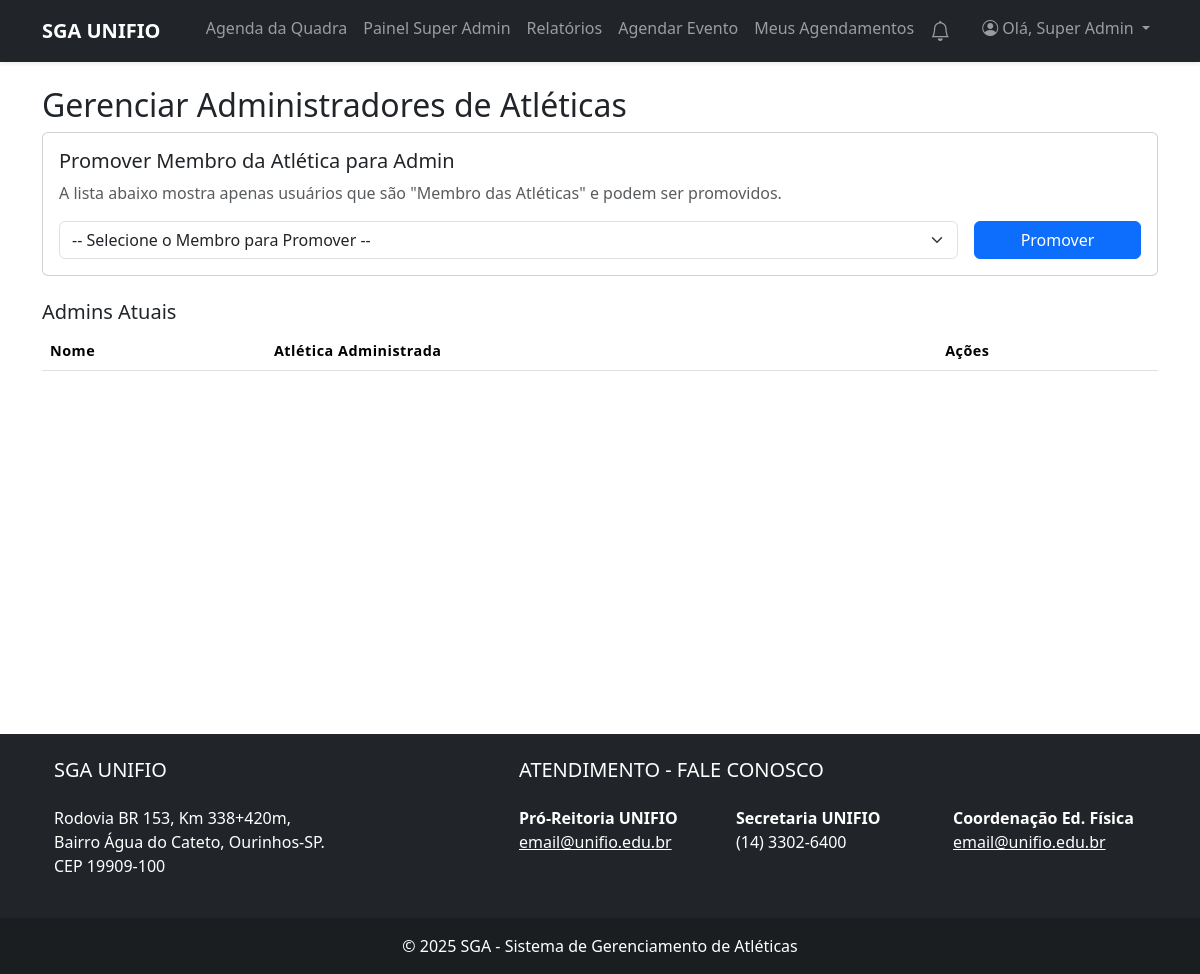
The page /public/super_admin/gerenciar_admins.php (signed in) on the database as committed earlier.
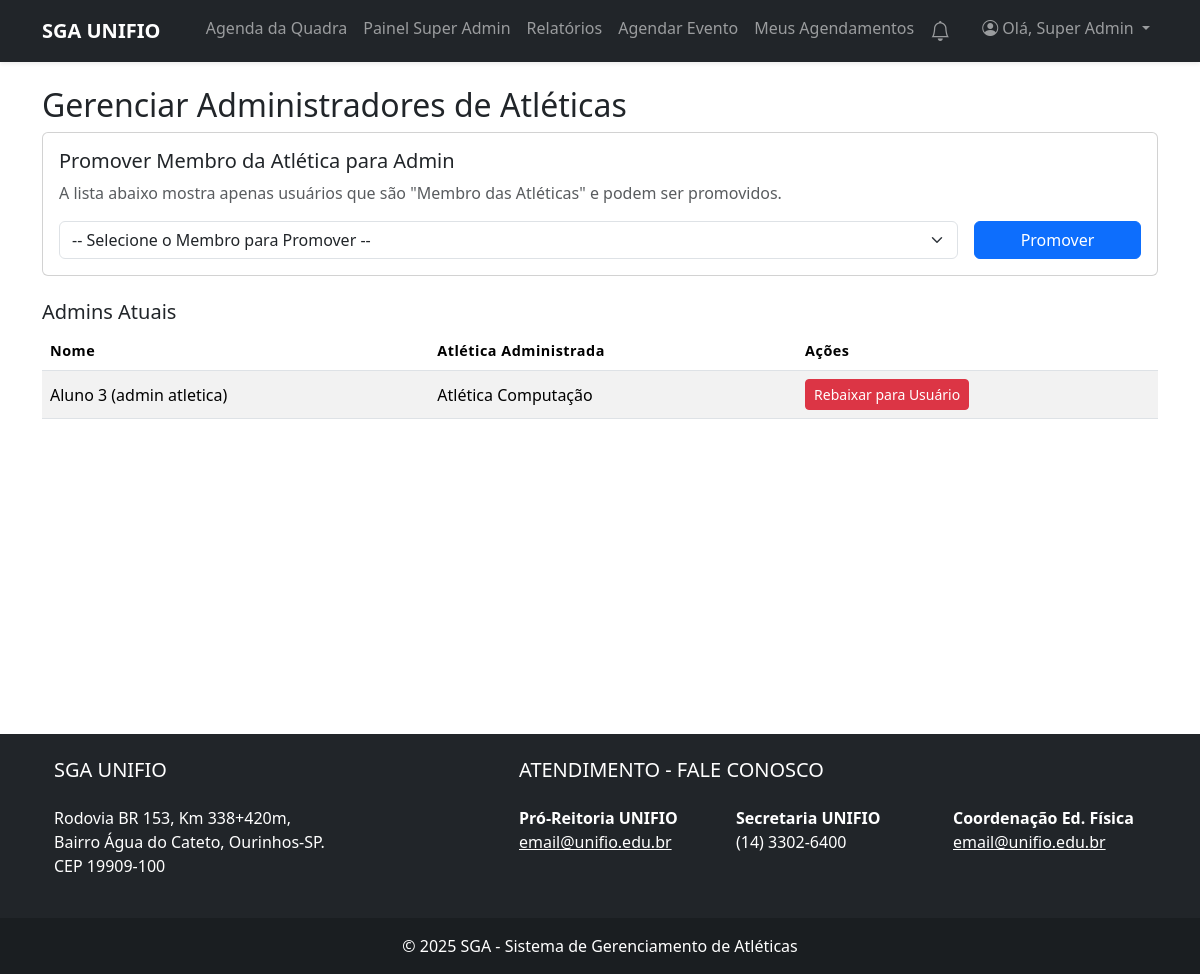
The same page on the database as committed later.
### tables this page shows
CREATE TABLE `usuarios` (
  `id` int(11) NOT NULL,
  `nome` varchar(255) NOT NULL,
  `email` varchar(255) NOT NULL,
  `senha` varchar(255) NOT NULL,
  `ra` varchar(20) DEFAULT NULL,
  `data_nascimento` date DEFAULT NULL,
  `curso_id` int(11) DEFAULT NULL,
  `role` enum('usuario','admin','superadmin') NOT NULL DEFAULT 'usuario',
  `atletica_id` int(11) DEFAULT NULL,
  `tipo_usuario_detalhado` enum('Membro das Atléticas','Professor','Aluno','Comunidade Externa') DEFAULT NULL,
  `is_coordenador` tinyint(1) NOT NULL DEFAULT 0,
  `atletica_join_status` enum('none','pendente','aprovado') NOT NULL DEFAULT 'none',
  `login_code` varchar(6) DEFAULT NULL,
  `login_code_expires` datetime DEFAULT NULL,
  `reset_token` varchar(255) DEFAULT NULL,
  `reset_token_expires` datetime DEFAULT NULL
);

CREATE TABLE `atleticas` (
  `id` int(11) NOT NULL,
  `nome` varchar(255) NOT NULL,
  `descricao` text DEFAULT NULL,
  `logo_url` varchar(255) DEFAULT NULL
);

### public/super_admin/gerenciar_admins.php (the view, shortened to what this page needs)
<?php
require_once '../../src/config/config.php';
$admins = $conexao->query("SELECT u.id, u.nome, a.nome as atletica_nome FROM usuarios u JOIN atleticas a ON u.atletica_id = a.id WHERE u.role = 'admin' ORDER BY u.nome");
?>
<?php include '../../templates/header.php'; ?>
    <h2>Gerenciar Administradores de Atléticas</h2>
    <div class="card mb-4"><div class="card-body">
            <h5>Promover Membro da Atlética para Admin</h5>
            <p class="text-muted">A lista abaixo mostra apenas usuários que são "Membro das Atléticas" e podem ser promovidos.</p>
            <form method="post" class="row g-3 align-items-center">
                <div class="col-md-10">
                    <select name="aluno_id" class="form-select" required>
                        <option value="">-- Selecione o Membro para Promover --</option>
                    </select>
                </div>
                <div class="col-md-2"><button type="submit" name="promote_admin" class="btn btn-primary w-100">Promover</button></div>
            </form>
        </div></div>
    <h5>Admins Atuais</h5>
    <table class="table table-striped">
        <thead><tr><th>Nome</th><th>Atlética Administrada</th><th>Ações</th></tr></thead>
        <tbody>
        <?php while($row = $admins->fetch_assoc()): ?>
            <tr>
                <td><?php echo htmlspecialchars($row['nome']); ?></td>
                <td><?php echo htmlspecialchars($row['atletica_nome']); ?></td>
                <td>
                    <form method="post" class="d-inline" onsubmit="return confirm('Tem certeza que deseja remover os privilégios de admin deste usuário?');">
                        <button type="submit" name="demote_admin" class="btn btn-sm btn-danger">Rebaixar para Usuário</button>
                    </form>
                </td>
            </tr>
        <?php endwhile; ?>
        </tbody>
    </table>
<?php include '../../templates/footer.php'; ?>

Rows that differ between the two databases and show on the page:
added usuarios: nome "Aluno 3 (admin atletica)", atletica.nome "Atlética Computação"
